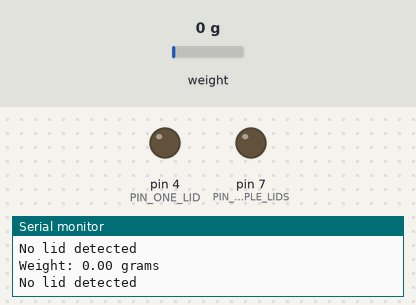
Simulated run of this sketch. Board: Arduino Uno, built with avr-gcc and run on an emulated ATmega328P. Shown: output pins drawn as LEDs (lit = HIGH), the last lines printed to the serial monitor. The inputs (shaded band) are chosen by the test bench; at power-on: weight on the scale 0 g.

Above: at 2.2 s.
2.3 s: weight on the scale set to 100 g
At 3.1 s:
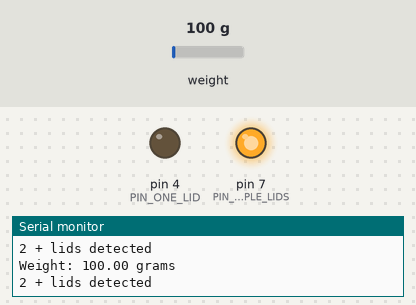
Timing chart, 0 to 5.3 s (numbered marks = the images above; inputs shaded):
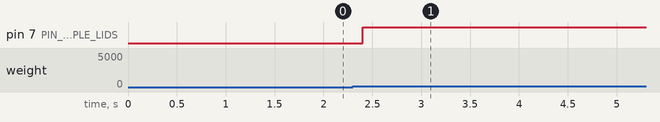

The sketch:

loadcelltest.ino
```cpp
#include "HX711.h"

// HX711 circuit wiring
const int LOADCELL_DOUT_PIN = 2;
const int LOADCELL_SCK_PIN = 3;

// Output pins to control relays or indicators
const int PIN_ONE_LID = 4;         // Goes HIGH when one lid detected (< 2.5g)
const int PIN_MULTIPLE_LIDS = 7;   // Goes HIGH when multiple lids detected (≥ 2.5g)

HX711 scale;

// Calibration factor obtained from calibration process
float calibration_factor = 1500 / 2.0; // Adjust this as needed

void setup() {
  Serial.begin(57600);
  scale.begin(LOADCELL_DOUT_PIN, LOADCELL_SCK_PIN);
  scale.set_scale(calibration_factor); // Set the calibration factor
  scale.tare(); // Reset scale to zero

  pinMode(PIN_ONE_LID, OUTPUT);
  pinMode(PIN_MULTIPLE_LIDS, OUTPUT);

  // Ensure both outputs are LOW at start
  digitalWrite(PIN_ONE_LID, LOW);
  digitalWrite(PIN_MULTIPLE_LIDS, LOW);
}

void loop() {
  if (scale.is_ready()) {
    float weight = scale.get_units(4); // Get weight measurement
    Serial.print("Weight: ");
    Serial.print(weight);
    Serial.println(" grams");

    if (weight <= 3 && weight > 2) {
      digitalWrite(PIN_ONE_LID, HIGH);
      digitalWrite(PIN_MULTIPLE_LIDS, LOW);
      Serial.println("1 lid detected");
    }
    else if (weight > 3){
      digitalWrite(PIN_ONE_LID, LOW);
      digitalWrite(PIN_MULTIPLE_LIDS, HIGH);
      Serial.println("2 + lids detected");
    }
    else {
      // Serial.println("HX711 not found.");
      Serial.println("No lid detected");
      digitalWrite(PIN_ONE_LID, LOW);
      digitalWrite(PIN_MULTIPLE_LIDS, LOW);
    }
  }

  delay(100); // Slight delay for stable readings
}
```

Measured:
- after the input at 2.3 s, pin 7 (PIN_MULTIPLE_LIDS): LOW → HIGH after 0.10 s
